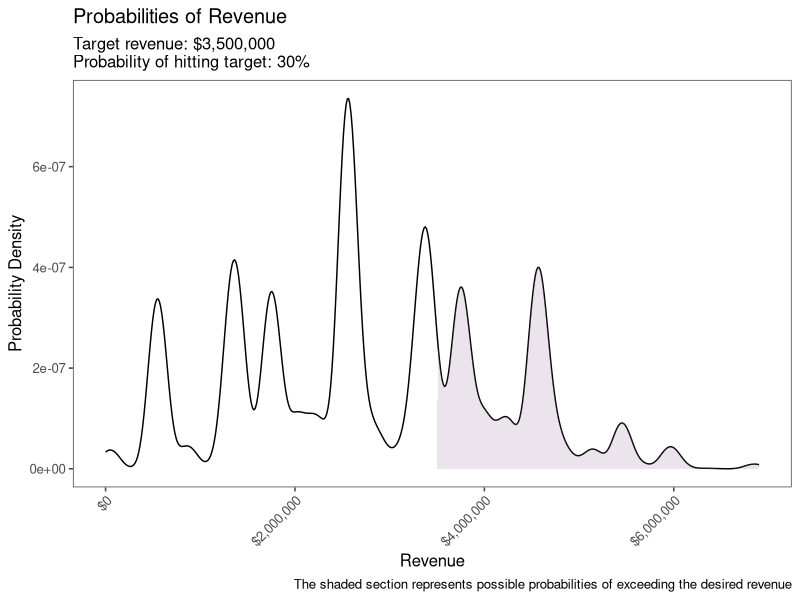

The R script that drew this image:
library(purrr)
library(dplyr)
library(ggplot2)
library(readr)
library(ggthemes)
library(scales)

# desired_rev and deals are the user-specific API into this script; it will be refactored into a
# set of functions. In the meantime, change these and only these

#
# What is the target revenue
#
desired_rev <- 3500000

#
# 'deals' is a data.frame consisting of
#### the name
#### the revenue associated with the deal
#### the mean probability of the deal landing
#### the variance of the mean probability
####
#### "Deal 1 is worth $1,200,000 and we think we have a 50% +/- 10%
#### chance of landing it"
#
deals <- tribble(
   ~ name, ~ revenue, ~ mean, ~ var,
   "Deal 1", 1200000, .5, .1,
   "Deal 2", 900000, .2, .1,
   "Deal 3", 800000, .5, .1,
   "Deal 4", 1400000, .1, .05,
   "Deal 5", 2000000, .5, .1,
   "Deal 6", 500000, .9, .05,
   "Deal 7", 100000, .5, .1
)

estRevenue <- function(revenue, alpha, beta, N) {
   rbernoulli(N, p = rbeta(N, alpha, beta)) * revenue
}

estBetaParams <- function(mu, var) {
   alpha <- ((1 - mu) / var - 1 / mu) * mu ^ 2
   beta <- alpha * (1 / mu - 1)
   return(params = list(alpha = alpha, beta = beta))
}

validateDeals <- function(deals) {
   d <- deals %>%
      mutate(
         high = mean + var,
         low = mean - var,
         oob = if_else(high >= 1 | low <= 0, TRUE, FALSE)
      )
   
   d %>% filter(oob == TRUE)
}

N = 1000000

oob <- validateDeals(deals)

if (nrow(oob) > 0) {
   msg <- paste(oob$name)
   stop(msg)
} else {
   # convert from mean and variance to alpha and beta for the
   # beta function
   deals <-
      deals %>% cbind(map2_df(deals$mean, deals$var, estBetaParams))
   
   # for each deal, simulate the revenue across N probabilities
   revenue <-
      pmap(deals %>% select(revenue, alpha, beta), estRevenue, N)
   
   # the probability of exeeding the target revenue is the mean
   # of the sum of each simulation that exceeds the target
   prob_of_success <- mean(Reduce('+', revenue) > desired_rev)
   
   # build some data frames for plotting
   rev_df <- Reduce('+', revenue) %>% data.frame(rev = .)
   
   # the ribbon dataframe. Draws a ribbon under the density for the simulations that exceed
   # the target revenue. "512" is the default number of estimator points in the density
   # kernel
   rib_df <-
      data.frame(
         rev_df %>% map_df( ~ density(
            .x,
            from = min(rev_df$rev),
            to = max(rev_df$rev)
         )$y),
         ymin = 0,
         x = seq(
            from = min(rev_df$rev),
            to = max(rev_df$rev),
            length = 512
         )
      ) %>%
      rename(ymax = rev) %>%
      mutate(ymax = if_else(x > desired_rev, ymax, 0))
   
   # plot the bad boy
   rev_df %>%
      ggplot(aes(x = rev)) + geom_density() +
      geom_ribbon(data = rib_df,
                  aes(x = x, ymin = ymin, ymax = ymax),
                  alpha = 0.2, fill = "#A47AA9") +
      scale_x_continuous(labels = dollar) +
      theme_few() +
      labs(
         title = "Probabilities of Revenue",
         subtitle = paste0(
            "Target revenue: ",
            dollar_format()(desired_rev),
            "\nProbability of hitting target: ",
            100 * round(prob_of_success, digits = 2),
            "%"
         ),
         caption = "The shaded section represents possible probabilities of exceeding the desired revenue",
         x = "Revenue",
         y = "Probability Density"
      ) +
      theme(axis.text.x = element_text(angle = 45, hjust = 1))
}
